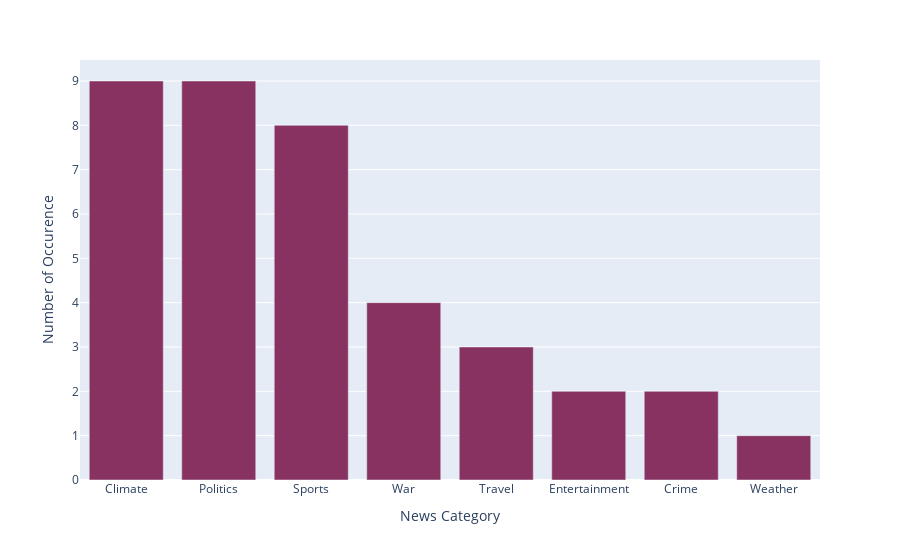

Notebook source saved alongside this figure:
### Markdown cell above
### What news was cognizance with a particular country

### Code cell
def country_labels(country):
    """
    Plot the distribution of news categories (predicted labels)
    associated with a given country.

    Steps:
    1. Filter df_preds for rows matching the selected country.
    2. Count how many times each predicted label (category) appears.
    3. Plot the results as a bar chart.
    """

    if country in country_list:
        # Filter rows for the selected country and count label frequencies
        df = (
            df_new_pred[df_new_pred['countries'] == country]['predicted_label']
            .value_counts()  # count each category
            .reset_index()   # convert to DataFrame
        )

        # Rename columns for clarity
        df.columns = ['Category', 'Count']

        # Create a bar chart of categories vs. counts
        fig = px.bar(df, x="Category", y="Count")

        # Customize chart layout
        fig.update_layout(
            title_text=" ",                       # optional: empty title
            xaxis_title="\n News Category",       # label for x-axis
            yaxis_title="Number of Occurence",    # label for y-axis
            # yaxis_range=[0,10]                  # optional fixed y-axis range
        )

        # Customize bar color
        fig.update_traces(marker_color='#873260')

        # Show the plot
        fig.show()

    else:
        # If the country is not found in your country_list
        print(f"{country} could not be sourced!")


# Example usage
country_labels('Italy')

### Figure 1 — Plotly figure (JSON) as saved in the notebook; plotly's stock layout.template omitted (floating-point values rounded to 4 significant figures)
{"data": [{"hovertemplate": "Category=%{x}<br>Count=%{y}<extra></extra>", "legendgroup": "", "marker": {"color": "#873260", "pattern": {"shape": ""}}, "name": "", "orientation": "v", "showlegend": false, "textposition": "auto", "type": "bar", "x": ["Climate", "Politics", "Sports", "War", "Travel", "Entertainment", "Crime", "Weather"], "xaxis": "x", "y": [9, 9, 8, 4, 3, 2, 2, 1], "yaxis": "y"}], "layout": {"barmode": "relative", "legend": {"tracegroupgap": 0}, "margin": {"t": 60}, "title": {"text": " "}, "xaxis": {"anchor": "y", "domain": [0, 1], "title": {"text": "\n News Category"}}, "yaxis": {"anchor": "x", "domain": [0, 1], "title": {"text": "Number of Occurence"}}}}
